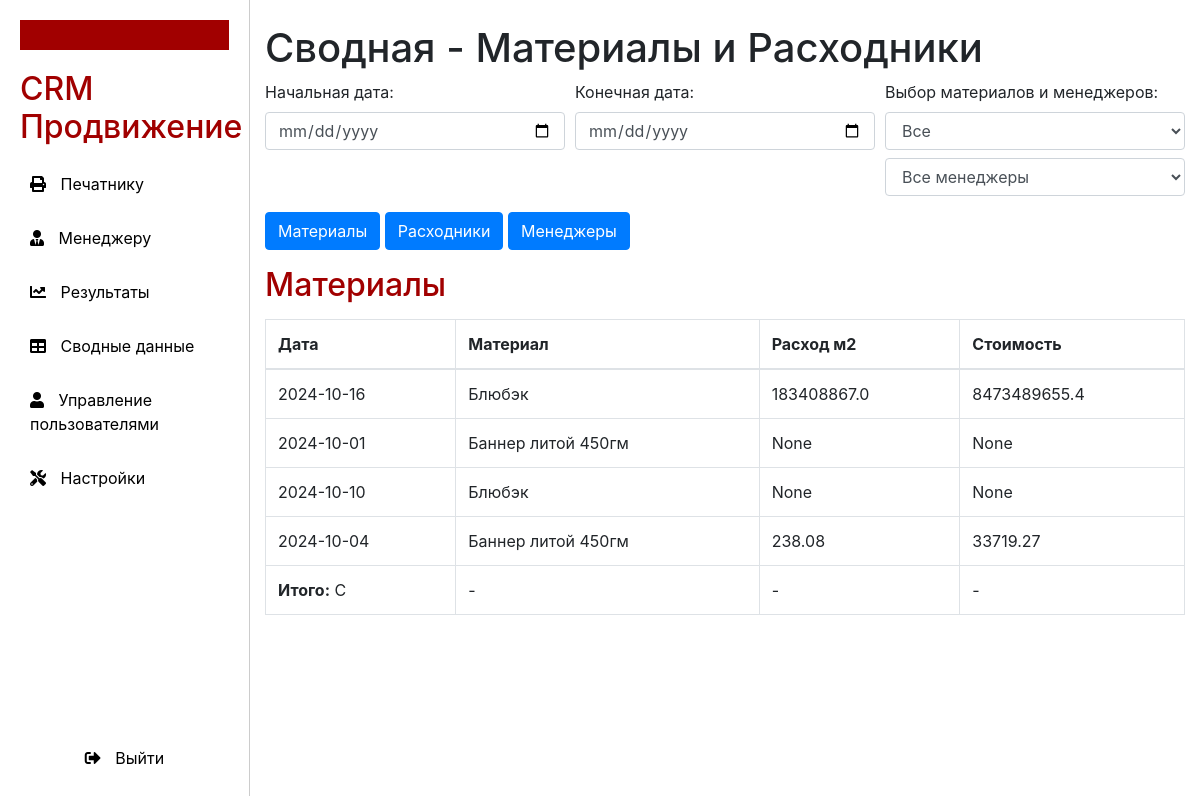
Page /summary (signed in) on the earlier database version.
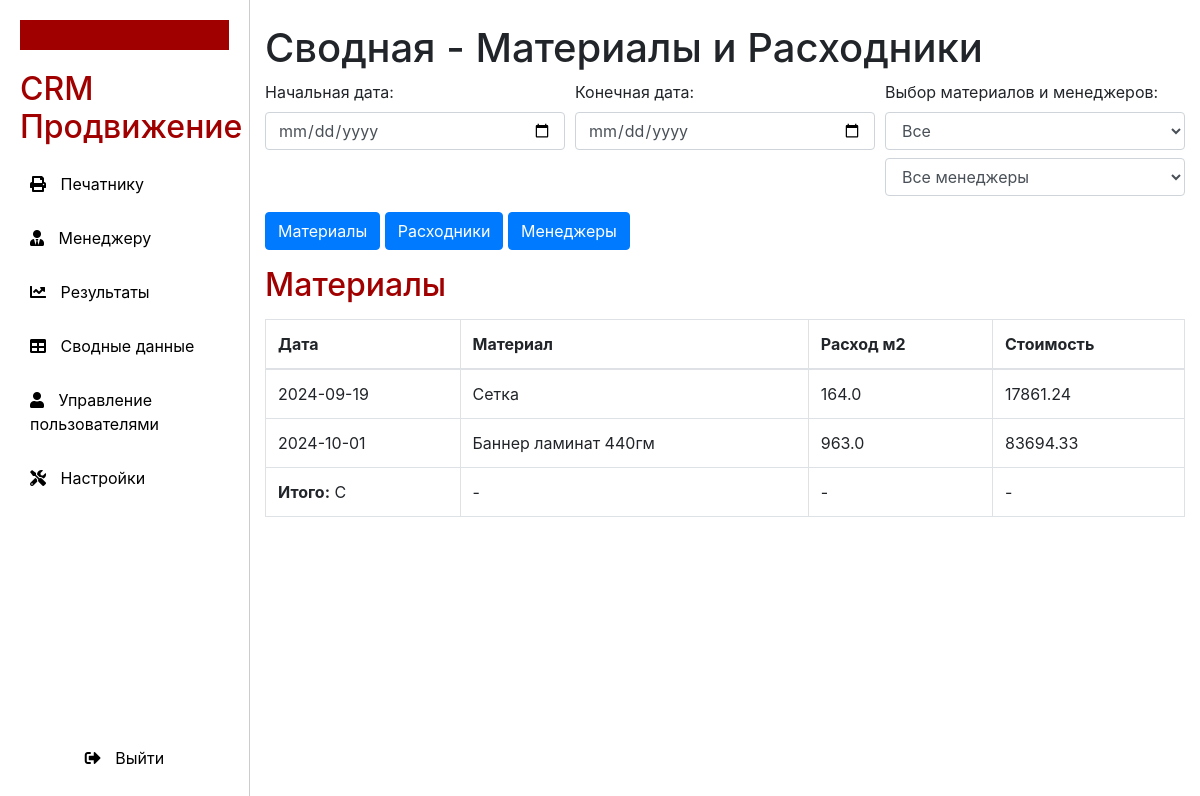
Same page on the later database version.
### models.py (models this page shows)
class Order(Base):
    __tablename__ = 'orders'
    id = Column(Integer, primary_key=True, autoincrement=True)
    task_number = Column(Integer, nullable=False)
    date = Column(Date, nullable=False)
    subject = Column(String, nullable=False)
    material = Column(String, nullable=False)
    quantity = Column(Integer, nullable=False)
    performer = Column(String, nullable=False)
    print_width = Column(Float, nullable=False)
    print_height = Column(Float, nullable=False)
    canvas_width = Column(Float, nullable=False)
    canvas_length = Column(Float, nullable=False)
    eyelets = Column(String, nullable=False)
    spike = Column(String, nullable=False)
    reinforcement = Column(String, nullable=False)
    customer = Column(String, nullable=True)
    price_per_unit = Column(Integer, nullable=True)
    total_amount = Column(Integer, nullable=True)
    result: Mapped["Result"] = relationship(back_populates="order")

class Result(Base):
    __tablename__ = 'results'
    order_id = Column(Integer, ForeignKey('orders.id'), primary_key=True)
    total_print_area = Column(Float, nullable=True)
    total_canvas_area = Column(Float, nullable=True)
    total_paints = Column(Float, nullable=True)
    total_eyelets = Column(Integer, nullable=True)
    total_spikes = Column(Integer, nullable=True)
    total_reinforcements = Column(Integer, nullable=True)
    expenses_canvas = Column(Float, nullable=True)
    expenses_prints = Column(Float, nullable=True)
    expenses_eyelets = Column(Float, nullable=True)
    expenses_reinforcements = Column(Float, nullable=True)
    salary_printer = Column(Float, nullable=True)
    salary_eyelet_worker = Column(Float, nullable=True)
    salary_cutter = Column(Float, nullable=True)
    salary_welder = Column(Float, nullable=True)
    total_expenses = Column(Float, nullable=True)
    tax = Column(Float, nullable=True)
    margin = Column(Float, nullable=True)
    order: Mapped["Order"] = relationship(back_populates="result")

### main.py (the view)
@app.get("/summary", response_class=HTMLResponse)
def summary_page(
        request: Request,
        db: Session = Depends(get_db),  # Подключение к БД
        current_user: User = Depends(get_current_user)  # Получаем текущего пользователя
):
    check_role_access(current_user, {Role.superuser, Role.admin})
    if current_user.role in {Role.superuser, Role.admin}:
        orders = db.query(Order).order_by(Order.id.desc()).all()
    else:
        orders = db.query(Order).filter(Order.user_id == current_user.id).order_by(Order.id.desc()).all()
    results = db.query(Result).order_by(Result.order_id.desc()).all()
    settings = db.query(Settings).order_by(Settings.id.desc()).all()
    actual_settings = settings[0] if settings else None
    settings_el = (
        db.query(Settings)
        .filter(Settings.updated_at <= datetime.utcnow())
        .order_by(Settings.updated_at.desc())
        .first()
    )
    return templates.TemplateResponse("summary.html", {
        "request": request,
        "results": results,
        "orders": orders,
        "user": current_user,
        "role": current_user.role.value,
        "settings": settings_el,
        "actual_settings": actual_settings
    })

### templates/summary.html (shortened to what this page needs)
{% extends "layout.html" %}
{% block summary %}
<div class="container mt-4">
    <h1>Сводная - Материалы и Расходники</h1>
    <div class="form-row">
        <div class="form-group col-md-4">
            <label for="startDate">Начальная дата:</label>
            <input type="date" id="startDate" class="form-control">
        </div>
        <div class="form-group col-md-4">
            <label for="endDate">Конечная дата:</label>
            <input type="date" id="endDate" class="form-control">
        </div>
        <div class="form-group col-md-4">
            <label>Выбор материалов и менеджеров:</label>
            <select id="materialFilter" class="form-control">
                <option value="">Все</option>
            </select>
            <select id="managerFilter" class="form-control mt-2">
                <option value="">Все менеджеры</option>
            </select>
        </div>
    </div>
    <div>
        <button class="btn btn-primary" onclick="showTable('materialsTable')">Материалы</button>
        <button class="btn btn-primary" onclick="showTable('suppliesTable')">Расходники</button>
        <button class="btn btn-primary" onclick="showTable('managersTable')">Менеджеры</button>
    </div>
    <div id="materialsTable" class="table-container mt-3">
        <h2>Материалы</h2>
        <table class="table table-bordered">
            <thead>
                <tr>
                    <th>Дата</th>
                    <th>Материал</th>
                    <th>Расход м2</th>
                    <th>Стоимость</th>
                </tr>
            </thead>
            <tbody>
                {% for order in orders %}
                    <tr>
                        <td>{{ order.date.strftime("%Y-%m-%d") }}</td>
                        <td>{{ order.material }}</td>
                        <td>{{ order.result.total_canvas_area }}</td>
                        <td>{{ order.result.expenses_canvas }}</td>
                    </tr>
                {% endfor %}
            </tbody>
            <tfoot>
                <tr>
                    <td><strong>Итого:</strong> C </td>
                    <td>-</td>
                    <td id="totalMaterialArea">-</td>
                    <td id="totalMaterialCost">-</td>
                </tr>
            </tfoot>
        </table>
    </div>
</div>
{% endblock %}

### templates/layout.html (shortened to what this page needs)
<!DOCTYPE html>
<html lang="ru">
<head>
    <link href="https://stackpath.bootstrapcdn.com/bootstrap/4.5.2/css/bootstrap.min.css" rel="stylesheet">
    <link rel="stylesheet" href="https://cdnjs.cloudflare.com/ajax/libs/font-awesome/5.15.4/css/all.min.css">
</head>
<body>
{% include 'sidebar.html' %}
{% block summary %}
{% endblock %}
</body>
</html>

### templates/sidebar.html (shortened to what this page needs)
<div class="sidebar">
    <div class="top-strip"></div>
    <h2>CRM Продвижение</h2>
    <ul class="nav flex-column" style="flex-grow: 1; list-style-type: none; padding: 0;">
        {% if role == 'Печатник' %}
        <li class="nav-item">
            <a class="nav-link" href="/printer">
                <i class="fas fa-print"></i> Печатнику
            </a>
        </li>
        {% elif role == 'Менеджер' %}
        <li class="nav-item">
            <a class="nav-link" href="/manager">
                <i class="fas fa-user-tie"></i> Менеджеру
            </a>
        </li>
        {% elif role == 'Администратор' or role == 'Суперпользователь' %}
        <li class="nav-item">
            <a class="nav-link" href="/printer">
                <i class="fas fa-print"></i> Печатнику
            </a>
        </li>
        <li class="nav-item">
            <a class="nav-link" href="/manager">
                <i class="fas fa-user-tie"></i> Менеджеру
            </a>
        </li>
        <li class="nav-item">
            <a class="nav-link" href="/results">
                <i class="fas fa-chart-line"></i> Результаты
            </a>
        </li>
        <li class="nav-item">
            <a class="nav-link" href="/summary">
                <i class="fas fa-table"></i> Сводные данные
            </a>
        </li>
        <li class="nav-item">
            <a class="nav-link" href="/admin">
                <i class="fas fa-user"></i> Управление пользователями
            </a>
        </li>
        <li class="nav-item">
            <a class="nav-link" href="/settings">
                <i class="fas fa-tools"></i> Настройки
            </a>
        </li>
        {% endif %}
    </ul>
    <form action="/logout" method="post" style="display: inline;">
        <button type="submit" class="nav-link exit-link" style="border: none; background: none; cursor: pointer;">
            <i class="fas fa-sign-out-alt"></i> Выйти
        </button>
    </form>
</div>

### templates/layout.html (style rules this page uses)
body { display: flex; min-height: 100vh; margin: 0; }
.sidebar { background-color: #000; color: white; height: 100vh; padding: 20px; }
.nav-link { color: white; }
.nav-link i { margin-right: 10px; }

### templates/sidebar.html (style rules this page uses)
.sidebar { background-color: #ffffff; padding: 20px; height: 100vh; color: #000; width: 250px; display: flex; flex-direction: column; border-right: 1px solid #ccc; }
.top-strip { background-color: #a10000; height: 30px; width: 100%; margin-bottom: 20px; }
h2 { color: #a10000; margin: 0 0 15px; }
.nav { flex-grow: 1; overflow-y: auto; padding: 0; margin: 0; list-style-type: none; }
.nav-link { color: #000; text-decoration: none; display: inline-block; width: 100%; padding: 10px; }
.nav-item { margin-bottom: 10px; }
.exit-link { background-color: #c30000; text-align: center; margin-top: auto; }

Differences in the rows shown:
removed Order: date "2024-10-10", material "Блюбэк", result.total_canvas_area "None", result.expenses_canvas "None"
removed Order: date "2024-10-04", material "Баннер литой 450гм", result.total_canvas_area "238.08", result.expenses_canvas "33719.27"
changed Order: date "2024-10-16" → "2024-09-19"; material "Блюбэк" → "Сетка"; result.total_canvas_area "183408867.0" → "164.0"; result.expenses_canvas "8473489655.4" → "17861.24"
changed Order: material "Баннер литой 450гм" → "Баннер ламинат 440гм"; result.total_canvas_area "None" → "963.0"; result.expenses_canvas "None" → "83694.33"
